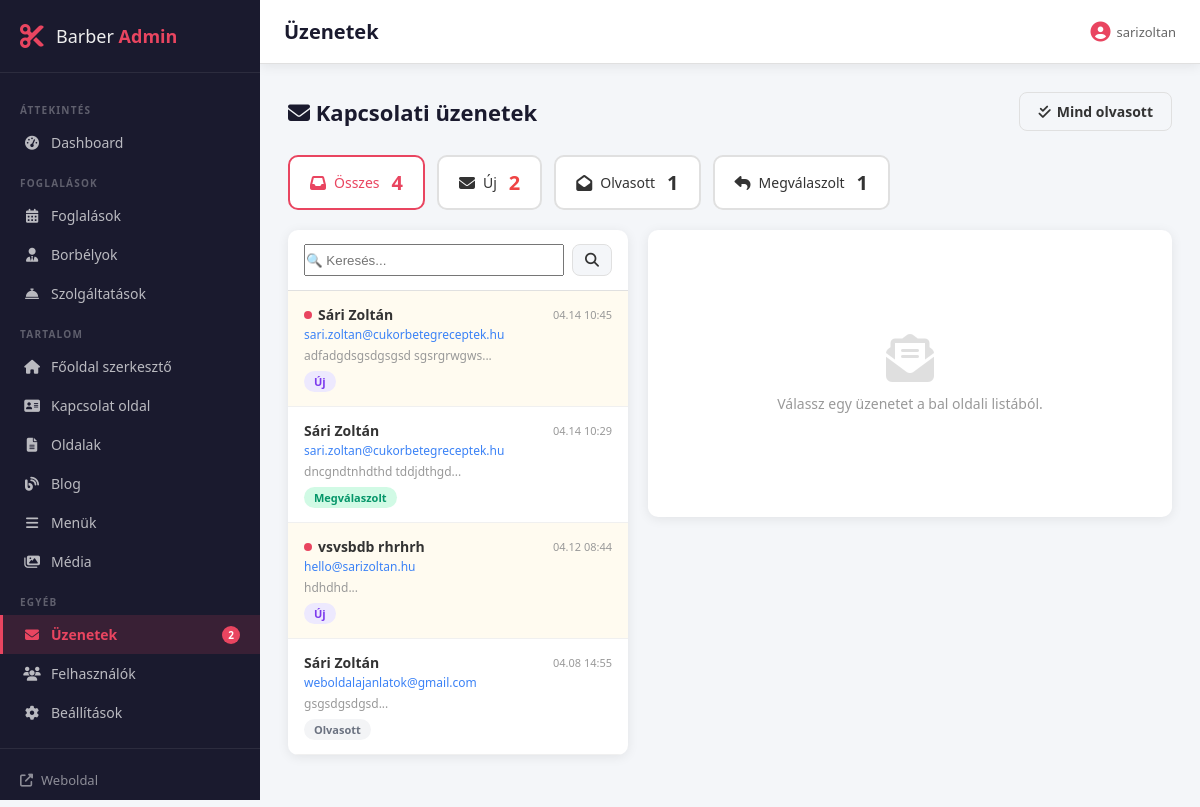
Page /admin/messages.php (signed in) on the committed database.
### tables this page shows
CREATE TABLE `contact_messages` (
  `id` int(11) NOT NULL,
  `name` varchar(100) NOT NULL,
  `email` varchar(100) NOT NULL,
  `phone` varchar(30) DEFAULT NULL,
  `message` text NOT NULL,
  `status` enum('new','read','replied') DEFAULT 'new',
  `created_at` timestamp NOT NULL DEFAULT current_timestamp()
);

### includes/functions.php (called while the page is built, shortened)
<?php
function csrf_token(): string {
    return $_SESSION['csrf_token'];
}
function e(?string $str): string {
    return htmlspecialchars((string)($str ?? ''), ENT_QUOTES, 'UTF-8');
}

### admin/messages.php (the view, shortened to what this page needs)
<?php
require_once '../includes/db.php';
require_once '../includes/functions.php';
$filter_status = $_GET['fstatus'] ?? '';
$search        = trim($_GET['search'] ?? '');
$where  = ['1=1'];
$params = [];
$stmt = $pdo->prepare("SELECT * FROM contact_messages WHERE " . implode(' AND ', $where) . " ORDER BY created_at DESC");
$stmt->execute($params);
$messages = $stmt->fetchAll();
$stats = $pdo->query("SELECT status, COUNT(*) as cnt FROM contact_messages GROUP BY status")->fetchAll(PDO::FETCH_KEY_PAIR);
$open_msg = null;
require_once 'partials/header.php';
?>
<div class="page-header">
    <h2><i class="fas fa-envelope"></i> Kapcsolati üzenetek</h2>
    <div style="display:flex;gap:8px;">
        <?php if (($stats['new'] ?? 0) > 0): ?>
        <a href="messages.php?mark_all_read=1&csrf_token=<?= csrf_token() ?>"
           class="btn btn-secondary"
           data-confirm="Összes üzenetet olvasottnak jelölöd?">
            <i class="fas fa-check-double"></i> Mind olvasott
        </a>
        <?php endif; ?>
    </div>
</div>
<div class="msg-stats">
    <a href="messages.php" class="msg-stat-item <?= !$filter_status ? 'active' : '' ?>">
        <i class="fas fa-inbox"></i>
        <span>Összes</span>
        <strong><?= array_sum($stats) ?></strong>
    </a>
    <a href="messages.php?fstatus=new" class="msg-stat-item new <?= $filter_status==='new' ? 'active' : '' ?>">
        <i class="fas fa-envelope"></i>
        <span>Új</span>
        <strong><?= $stats['new'] ?? 0 ?></strong>
    </a>
    <a href="messages.php?fstatus=read" class="msg-stat-item <?= $filter_status==='read' ? 'active' : '' ?>">
        <i class="fas fa-envelope-open"></i>
        <span>Olvasott</span>
        <strong><?= $stats['read'] ?? 0 ?></strong>
    </a>
    <a href="messages.php?fstatus=replied" class="msg-stat-item <?= $filter_status==='replied' ? 'active' : '' ?>">
        <i class="fas fa-reply"></i>
        <span>Megválaszolt</span>
        <strong><?= $stats['replied'] ?? 0 ?></strong>
    </a>
</div>
<div class="messages-layout">
    <div class="messages-list-panel">
        <div class="card" style="padding:0;overflow:hidden;">
            <div style="padding:14px 16px;border-bottom:1px solid var(--border);">
                <form method="GET" action="messages.php" style="display:flex;gap:8px;">
                    <input type="text" name="search" value="<?= e($search) ?>"
                           placeholder="🔍 Keresés..." style="flex:1;">
                    <button type="submit" class="btn btn-secondary" style="padding:8px 12px;">
                        <i class="fas fa-search"></i>
                    </button>
                </form>
            </div>
            <?php if ($messages): ?>
            <ul class="message-inbox">
                <?php foreach ($messages as $msg): ?>
                <li class="message-item <?= $msg['status'] === 'new' ? 'unread' : '' ?> <?= (isset($_GET['view']) && $_GET['view'] == $msg['id']) ? 'active' : '' ?>">
                    <a href="messages.php?view=<?= $msg['id'] ?><?= $filter_status ? '&fstatus='.$filter_status : '' ?><?= $search ? '&search='.urlencode($search) : '' ?>">
                        <div class="msg-item-header">
                            <span class="msg-sender">
                                <?php if ($msg['status'] === 'new'): ?>
                                    <span class="unread-dot"></span>
                                <?php endif; ?>
                                <?= e($msg['name']) ?>
                            </span>
                            <span class="msg-date"><?= date('m.d H:i', strtotime($msg['created_at'])) ?></span>
                        </div>
                        <div class="msg-email"><?= e($msg['email']) ?></div>
                        <div class="msg-preview"><?= e(mb_substr($msg['message'], 0, 80)) ?>...</div>
                        <div class="msg-status-badge">
                            <span class="badge badge-<?= $msg['status'] ?>">
                                <?= match($msg['status']) {
                                    'new'     => 'Új',
                                    'read'    => 'Olvasott',
                                    'replied' => 'Megválaszolt',
                                    default   => $msg['status']
                                } ?>
                            </span>
                        </div>
                    </a>
                </li>
                <?php endforeach; ?>
            </ul>
            <?php endif; ?>
        </div>
    </div>
    <div class="message-view-panel">
        <?php if ($open_msg): ?>
        <div class="card">
            <div class="msg-view-header">
                <div>
                    <h3><?= e($open_msg['name']) ?></h3>
                    <a href="mailto:<?= e($open_msg['email']) ?>" style="color:var(--blue);">
                        <i class="fas fa-envelope"></i> <?= e($open_msg['email']) ?>
                    </a>
                    <?php if ($open_msg['phone']): ?>
                    <br>
                    <a href="tel:<?= e($open_msg['phone']) ?>" style="color:var(--green);">
                        <i class="fas fa-phone"></i> <?= e($open_msg['phone']) ?>
                    </a>
                    <?php endif; ?>
                </div>
                <div style="text-align:right;">
                    <div style="color:var(--text-muted);font-size:13px;">
                        <i class="fas fa-clock"></i>
                        <?= date('Y. m. d. H:i', strtotime($open_msg['created_at'])) ?>
                    </div>
                    <span class="badge badge-<?= $open_msg['status'] ?>" style="margin-top:6px;display:inline-block;">
                        <?= match($open_msg['status']) {
                            'new'     => 'Új',
                            'read'    => 'Olvasott',
                            'replied' => 'Megválaszolt',
                            default   => $open_msg['status']
                        } ?>
                    </span>
                </div>
            </div>
            <div class="msg-view-body">
                <?= nl2br(e($open_msg['message'])) ?>
            </div>
            <div class="msg-view-actions">
                <a href="mailto:<?= e($open_msg['email']) ?>?subject=Re: Barber Shop üzenet"
                   class="btn btn-primary"
                   onclick="markReplied(<?= $open_msg['id'] ?>)">
                    <i class="fas fa-reply"></i> Válasz emailben
                </a>
                <?php if ($open_msg['status'] !== 'replied'): ?>
                <a href="messages.php?id=<?= $open_msg['id'] ?>&status=replied&csrf_token=<?= csrf_token() ?>&view=<?= $open_msg['id'] ?>"
                   class="btn btn-success">
                    <i class="fas fa-check"></i> Megválaszolva
                </a>
                <?php endif; ?>
                <a href="messages.php?delete=<?= $open_msg['id'] ?>&csrf_token=<?= csrf_token() ?>"
                   class="btn btn-danger"
                   data-confirm="Biztosan törlöd ezt az üzenetet?">
                    <i class="fas fa-trash"></i> Törlés
                </a>
            </div>
        </div>
        <?php else: ?>
        <div class="card">
            <div class="empty-state" style="padding:80px 20px;">
                <i class="fas fa-envelope-open-text"></i>
                <p>Válassz egy üzenetet a bal oldali listából.</p>
            </div>
        </div>
        <?php endif; ?>
    </div>
</div>
<?php require_once 'partials/footer.php'; ?>

### admin/assets/css/admin.css (style rules this page uses)
*, *::before, *::after { box-sizing: border-box; margin: 0; padding: 0; }
:root { --sidebar-w: 260px; --topbar-h: 64px; --primary: #1a1a2e; --primary-light: #16213e; --accent: #e94560; --accent-hover: #c73652; --text: #333; --text-light: #666; --text-muted: #999; --bg: #f4f6f9; --white: #fff; --border: #e0e0e0; --radius: 10px; --shadow: 0 2px 12px rgba(0,0,0,.08); --shadow-lg: 0 8px 32px rgba(0,0,0,.12); --blue: #3b82f6; --green: #10b981; --orange: #f59e0b; --red: #ef4444; --purple: #8b5cf6; --teal: #14b8a6; --transition: .2s ease; }
body { font-family: 'Segoe UI', system-ui, sans-serif; font-size: 14px; color: var(--text); background: var(--bg); }
.btn, .btn-primary { display: inline-flex; align-items: center; gap: 6px; padding: 9px 18px; border-radius: 8px; border: none; font-size: 14px; font-weight: 600; cursor: pointer; transition: all var(--transition); text-decoration: none; }
.btn-secondary { background: var(--bg); color: var(--text); border: 1px solid var(--border); }
.admin-body { display: flex; min-height: 100vh; }
.badge { display: inline-block; padding: 3px 10px; border-radius: 20px; font-size: 11px; font-weight: 600; }
.badge-new { background: #ede9fe; color: #7c3aed; }
.badge-read { background: #f3f4f6; color: #6b7280; }
.badge-replied { background: #d1fae5; color: #059669; }
.page-header { display: flex; align-items: center; justify-content: space-between; margin-bottom: 24px; }
.page-header h2 { font-size: 22px; font-weight: 700; color: var(--primary); }
.card { background: var(--white); border-radius: var(--radius); box-shadow: var(--shadow); padding: 24px; margin-bottom: 24px; }
.empty-state { text-align: center; padding: 40px 20px; color: var(--text-muted); }
.empty-state i { font-size: 48px; display: block; margin-bottom: 12px; opacity: .3; }

### admin/messages.php (style rules this page uses)
.msg-stats { display:flex; gap:12px; margin-bottom:20px; flex-wrap:wrap; }
.msg-stat-item { display:flex; align-items:center; gap:8px; background:var(--white); border:2px solid var(--border); border-radius:var(--radius); padding:12px 20px; text-decoration:none; color:var(--text); transition:all .2s; }
.msg-stat-item:hover, .msg-stat-item.active { border-color:var(--accent); color:var(--accent); }
.msg-stat-item.new strong { color:var(--red); }
.msg-stat-item i { font-size:16px; }
.msg-stat-item strong { font-size:20px; font-weight:700; margin-left:4px; }
.messages-layout { display:grid; grid-template-columns:340px 1fr; gap:20px; align-items:start; }
.message-inbox { list-style:none; }
.message-item a { display:block; padding:14px 16px; text-decoration:none; color:var(--text); border-bottom:1px solid #f0f0f0; transition:background .2s; }
.message-item.unread a { background:#fffbf0; }
.msg-item-header { display:flex; justify-content:space-between; align-items:center; margin-bottom:2px; }
.msg-sender { font-weight:700; font-size:14px; display:flex; align-items:center; gap:6px; }
.msg-date { font-size:11px; color:var(--text-muted); }
.msg-email { font-size:12px; color:var(--blue); margin-bottom:4px; }
.msg-preview { font-size:12px; color:var(--text-muted); line-height:1.5; }
.msg-status-badge { margin-top:6px; }
.unread-dot { width:8px; height:8px; border-radius:50%; background:var(--accent); display:inline-block; flex-shrink:0; }

### rows in the picture
contact_messages: name "Sári Zoltán", created_at "04.14 10:45", email "sari.zoltan@cukorbetegreceptek.hu", message "adfadgdsgsdgsgsd sgsrgrwgws", status "Új"
contact_messages: name "Sári Zoltán", created_at "04.14 10:29", email "sari.zoltan@cukorbetegreceptek.hu", message "dncgndtnhdthd tddjdthgd", status "Megválaszolt"
contact_messages: name "vsvsbdb rhrhrh", created_at "04.12 08:44", email "hello@sarizoltan.hu", message "hdhdhd", status "Új"
contact_messages: name "Sári Zoltán", created_at "04.08 14:55", email "weboldalajanlatok@gmail.com", message "gsgsdgsdgsd", status "Olvasott"

### other values in the picture
$new_msg "2"
$page_title "Üzenetek"
current_admin()['name'] "sarizoltan"
array_sum($stats) "4"
$stats['new'] "2"
$stats['read'] "1"
$stats['replied'] "1"
